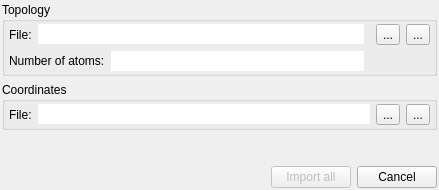
<?xml version="1.0" encoding="UTF-8"?>
<ui version="4.0">
 <class>AmberImportTool</class>
 <widget class="QWidget" name="AmberImportTool">
  <property name="geometry">
   <rect>
    <x>0</x>
    <y>0</y>
    <width>439</width>
    <height>190</height>
   </rect>
  </property>
  <property name="sizePolicy">
   <sizepolicy hsizetype="Minimum" vsizetype="Preferred">
    <horstretch>0</horstretch>
    <verstretch>0</verstretch>
   </sizepolicy>
  </property>
  <property name="windowTitle">
   <string>Amber Import</string>
  </property>
  <layout class="QVBoxLayout" name="verticalLayout">
   <property name="margin">
    <number>2</number>
   </property>
   <item>
    <widget class="QGroupBox" name="groupBoxLoad_1">
     <property name="title">
      <string>Topology</string>
     </property>
     <layout class="QGridLayout">
      <property name="leftMargin">
       <number>4</number>
      </property>
      <property name="topMargin">
       <number>2</number>
      </property>
      <property name="rightMargin">
       <number>4</number>
      </property>
      <property name="bottomMargin">
       <number>2</number>
      </property>
      <item row="3" column="0" colspan="2">
       <widget class="QLabel" name="label">
        <property name="text">
         <string>Number of atoms:</string>
        </property>
       </widget>
      </item>
      <item row="3" column="2">
       <widget class="QLineEdit" name="numberOfAtomLE">
        <property name="focusPolicy">
         <enum>Qt::NoFocus</enum>
        </property>
        <property name="frame">
         <bool>false</bool>
        </property>
        <property name="alignment">
         <set>Qt::AlignRight|Qt::AlignTrailing|Qt::AlignVCenter</set>
        </property>
        <property name="readOnly">
         <bool>true</bool>
        </property>
       </widget>
      </item>
      <item row="1" column="0">
       <widget class="QLabel" name="label_2">
        <property name="sizePolicy">
         <sizepolicy hsizetype="Maximum" vsizetype="Preferred">
          <horstretch>0</horstretch>
          <verstretch>0</verstretch>
         </sizepolicy>
        </property>
        <property name="text">
         <string>File:</string>
        </property>
       </widget>
      </item>
      <item row="1" column="1" colspan="2">
       <widget class="QLineEdit" name="lineEdit_1">
        <property name="enabled">
         <bool>true</bool>
        </property>
        <property name="focusPolicy">
         <enum>Qt::NoFocus</enum>
        </property>
        <property name="frame">
         <bool>false</bool>
        </property>
        <property name="readOnly">
         <bool>true</bool>
        </property>
       </widget>
      </item>
      <item row="3" column="4" colspan="3">
       <widget class="QLabel" name="label_3">
        <property name="text">
         <string/>
        </property>
       </widget>
      </item>
      <item row="1" column="6">
       <widget class="QToolButton" name="deleteTopologyTB">
        <property name="text">
         <string>...</string>
        </property>
        <property name="icon">
         <iconset>
          <normaloff>:/images/Amber/Close.svg</normaloff>:/images/Amber/Close.svg</iconset>
        </property>
       </widget>
      </item>
      <item row="1" column="5">
       <widget class="QToolButton" name="loadTopologyTB">
        <property name="text">
         <string>...</string>
        </property>
        <property name="icon">
         <iconset>
          <normaloff>:/images/Amber/Open.svg</normaloff>:/images/Amber/Open.svg</iconset>
        </property>
       </widget>
      </item>
     </layout>
    </widget>
   </item>
   <item>
    <widget class="QGroupBox" name="groupBoxLoad2">
     <property name="enabled">
      <bool>true</bool>
     </property>
     <property name="title">
      <string>Coordinates</string>
     </property>
     <layout class="QGridLayout">
      <property name="leftMargin">
       <number>4</number>
      </property>
      <property name="topMargin">
       <number>2</number>
      </property>
      <property name="rightMargin">
       <number>4</number>
      </property>
      <property name="bottomMargin">
       <number>2</number>
      </property>
      <item row="0" column="2">
       <widget class="QToolButton" name="loadCoordinatesTB">
        <property name="enabled">
         <bool>true</bool>
        </property>
        <property name="text">
         <string>...</string>
        </property>
        <property name="icon">
         <iconset>
          <normaloff>:/images/AmberPlugin/fileopen.png</normaloff>:/images/AmberPlugin/fileopen.png</iconset>
        </property>
       </widget>
      </item>
      <item row="0" column="3">
       <widget class="QToolButton" name="deleteCoordinatesTB">
        <property name="text">
         <string>...</string>
        </property>
        <property name="icon">
         <iconset>
          <normaloff>:/images/AmberPlugin/fileclose.png</normaloff>:/images/AmberPlugin/fileclose.png</iconset>
        </property>
       </widget>
      </item>
      <item row="0" column="1">
       <widget class="QLineEdit" name="lineEdit_2">
        <property name="frame">
         <bool>false</bool>
        </property>
        <property name="readOnly">
         <bool>true</bool>
        </property>
       </widget>
      </item>
      <item row="0" column="0">
       <widget class="QLabel" name="label_4">
        <property name="text">
         <string>File:</string>
        </property>
       </widget>
      </item>
     </layout>
    </widget>
   </item>
   <item>
    <spacer name="verticalSpacer">
     <property name="orientation">
      <enum>Qt::Vertical</enum>
     </property>
     <property name="sizeHint" stdset="0">
      <size>
       <width>20</width>
       <height>40</height>
      </size>
     </property>
    </spacer>
   </item>
   <item>
    <layout class="QHBoxLayout" name="horizontalLayout_4">
     <item>
      <spacer name="horizontalSpacer">
       <property name="orientation">
        <enum>Qt::Horizontal</enum>
       </property>
       <property name="sizeHint" stdset="0">
        <size>
         <width>40</width>
         <height>20</height>
        </size>
       </property>
      </spacer>
     </item>
     <item>
      <widget class="QPushButton" name="buttonLoadAll">
       <property name="enabled">
        <bool>false</bool>
       </property>
       <property name="text">
        <string>Import all</string>
       </property>
      </widget>
     </item>
     <item>
      <widget class="QPushButton" name="pushButton">
       <property name="text">
        <string>Cancel</string>
       </property>
      </widget>
     </item>
    </layout>
   </item>
  </layout>
 </widget>
 <resources/>
 <connections>
  <connection>
   <sender>pushButton</sender>
   <signal>clicked()</signal>
   <receiver>AmberImportTool</receiver>
   <slot>close()</slot>
   <hints>
    <hint type="sourcelabel">
     <x>393</x>
     <y>173</y>
    </hint>
    <hint type="destinationlabel">
     <x>219</x>
     <y>94</y>
    </hint>
   </hints>
  </connection>
 </connections>
</ui>
